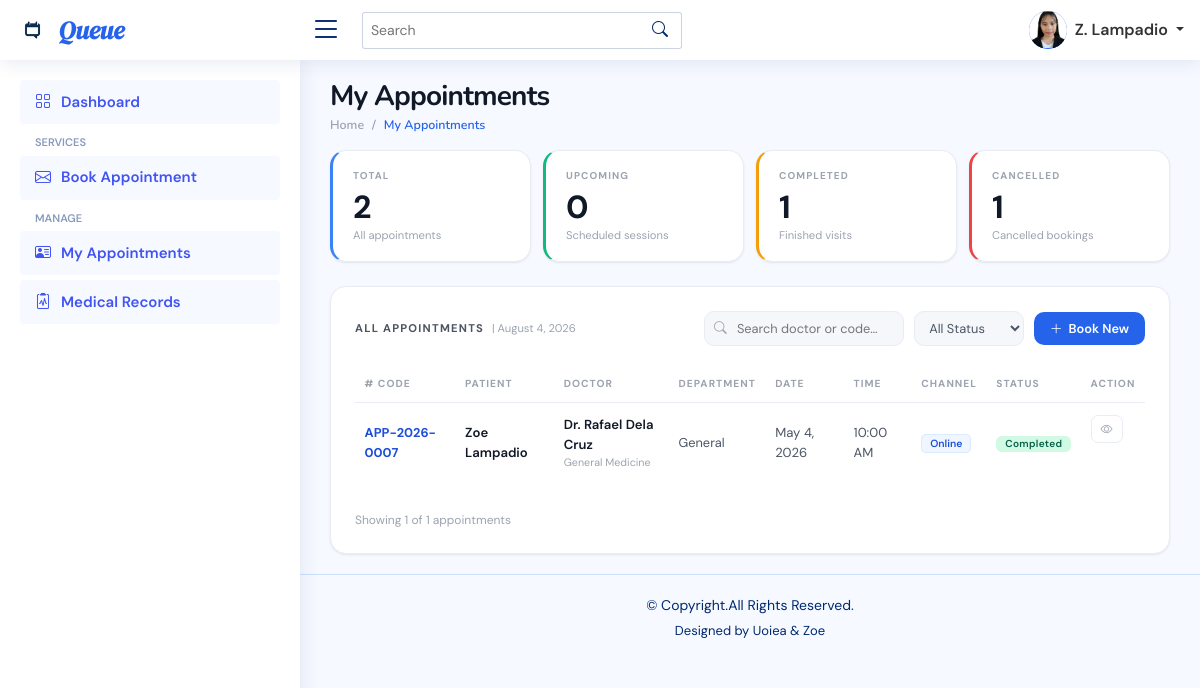
Page /public/user/myAppointment.php (signed in) on the committed database.
### tables this page shows
CREATE TABLE `appointments` (
  `id` int(11) NOT NULL,
  `appointmentCode` varchar(20) NOT NULL,
  `patientId` int(11) DEFAULT NULL,
  `doctorId` int(11) DEFAULT NULL,
  `appointmentDate` date NOT NULL,
  `appointmentTime` time NOT NULL,
  `channel` enum('Walk-in','Online','Phone','Referral','Follow-up') NOT NULL DEFAULT 'Walk-in',
  `status` enum('Pending','In Progress','Completed','Cancelled') NOT NULL DEFAULT 'Pending',
  `remarks` text DEFAULT NULL,
  `address` text DEFAULT NULL,
  `bookedByUserId` int(11) DEFAULT NULL,
  `createdAt` timestamp NOT NULL DEFAULT current_timestamp(),
  `updatedAt` timestamp NOT NULL DEFAULT current_timestamp() ON UPDATE current_timestamp()
);

CREATE TABLE `doctors` (
  `id` int(11) NOT NULL,
  `doctorCode` varchar(20) DEFAULT NULL,
  `firstName` varchar(100) NOT NULL,
  `middleName` varchar(100) DEFAULT NULL,
  `lastName` varchar(100) NOT NULL,
  `gender` enum('Male','Female','Other') DEFAULT NULL,
  `dateOfBirth` date DEFAULT NULL,
  `specialization` varchar(100) DEFAULT NULL,
  `department` varchar(100) DEFAULT NULL,
  `contactNumber` varchar(20) DEFAULT NULL,
  `emailAddress` varchar(150) DEFAULT NULL,
  `address` text DEFAULT NULL,
  `employmentStatus` enum('Active','Inactive') NOT NULL DEFAULT 'Active',
  `status` enum('On Duty','Break','Off Duty') NOT NULL DEFAULT 'Off Duty',
  `patientCapacity` int(11) DEFAULT 20,
  `photoUrl` varchar(255) DEFAULT NULL,
  `prcLicenseNo` varchar(50) DEFAULT NULL,
  `yearsOfExperience` int(11) DEFAULT 0,
  `createdAt` timestamp NOT NULL DEFAULT current_timestamp(),
  `updatedAt` timestamp NOT NULL DEFAULT current_timestamp() ON UPDATE current_timestamp(),
  `notes` text DEFAULT NULL
);

### app/controllers/userController.php (called while the page is built, shortened)
<?php
function getMyAppointmentsData($conn, $userId, $today)
{
    $stmt = $conn->prepare("SELECT COUNT(*) FROM appointments WHERE bookedByUserId=?");
    $stmt->bind_param('i', $userId);
    $stmt->execute();
    $statTotal = $stmt->get_result()->fetch_row()[0];
    $stmt = $conn->prepare("SELECT COUNT(*) FROM appointments WHERE bookedByUserId=? AND appointmentDate>=? AND status IN ('Pending','In Progress')");
    $stmt->bind_param('is', $userId, $today);
    $stmt->execute();
    $statUpcoming = $stmt->get_result()->fetch_row()[0];
    $stmt = $conn->prepare("SELECT COUNT(*) FROM appointments WHERE bookedByUserId=? AND status='Completed'");
    $stmt->bind_param('i', $userId);
    $stmt->execute();
    $statCompleted = $stmt->get_result()->fetch_row()[0];
    $stmt = $conn->prepare("SELECT COUNT(*) FROM appointments WHERE bookedByUserId=? AND status='Cancelled'");
    $stmt->bind_param('i', $userId);
    $stmt->execute();
    $statCancelled = $stmt->get_result()->fetch_row()[0];
    $appointments  = $conn->query("
        SELECT a.*,
               CONCAT('Dr. ',d.firstName,' ',d.lastName) AS doctorName,
               d.specialization, d.department,
               CONCAT(p.firstName,' ',p.lastName) AS patientName
        FROM appointments a
        JOIN doctors d ON d.id = a.doctorId
        JOIN patients p ON p.id = a.patientId
        WHERE a.bookedByUserId = $userId
        ORDER BY a.appointmentDate DESC, a.appointmentTime DESC
    ")->fetch_all(MYSQLI_ASSOC);
    return compact('statTotal', 'statUpcoming', 'statCompleted', 'statCancelled', 'appointments');
}

### public/user/myAppointment.php (the view, shortened to what this page needs)
<?php
require_once('../../app/middleware/user.php');
require_once('../../app/controllers/userController.php');
$userId = $_SESSION['user_id'];
$today        = date('Y-m-d');
$data = getMyAppointmentsData($conn, $userId, $today);
extract($data);
include('./includes/header.php');
include('./includes/topbar.php');
include('./includes/sidebar.php');
?>
<div class="pagetitle">
    <h1>My Appointments</h1>
    <nav>
        <ol class="breadcrumb">
            <li class="breadcrumb-item"><a href="index">Home</a></li>
            <li class="breadcrumb-item active">My Appointments</li>
        </ol>
    </nav>
</div>
<section class="section page-myappt">
    <div class="stat-strip">
        <a href="myAppointment" class="stat-card">
            <div class="sc-label">Total</div>
            <div class="sc-num"><?= $statTotal ?></div>
            <div class="sc-sub">All appointments</div>
        </a>
        <a href="my_appointment?status=upcoming" class="stat-card">
            <div class="sc-label">Upcoming</div>
            <div class="sc-num"><?= $statUpcoming ?></div>
            <div class="sc-sub">Scheduled sessions</div>
        </a>
        <a href="my_appointment?status=Completed" class="stat-card">
            <div class="sc-label">Completed</div>
            <div class="sc-num"><?= $statCompleted ?></div>
            <div class="sc-sub">Finished visits</div>
        </a>
        <a href="my_appointment?status=Cancelled" class="stat-card">
            <div class="sc-label">Cancelled</div>
            <div class="sc-num"><?= $statCancelled ?></div>
            <div class="sc-sub">Cancelled bookings</div>
        </a>
    </div>
    <div class="main-card">
        <div class="table-toolbar">
            <h5>All Appointments <span>| <?= date('F j, Y') ?></span></h5>
            <div class="search-box">
                <input type="text" id="apptSearch" placeholder="Search doctor or code…" oninput="filterTable()">
            </div>
            <select class="filter-select" id="statusFilter" onchange="filterTable()">
                <option value="">All Status</option>
            </select>
            <a href="bookAppointment" class="btn-book"><i class="bi bi-plus-lg"></i> Book New</a>
        </div>
        <div style="overflow-x:auto">
            <table class="table" id="apptTable">
                <thead>
                    <tr>
                        <th># Code</th>
                        <th>Patient</th>
                        <th>Doctor</th>
                        <th>Department</th>
                        <th>Date</th>
                        <th>Time</th>
                        <th>Channel</th>
                        <th>Status</th>
                        <th>Action</th>
                    </tr>
                </thead>
                <tbody id="apptTbody">
                    <?php if (empty($appointments)): ?>
                        <tr>
                            <td colspan="9">
                                <div class="empty-state">
                                    <i class="bi bi-calendar-x"></i>
                                    <p>No appointments found.<br>
                                        <a href="bookAppointment" style="color:var(--blue-600);font-weight:600">Book your first appointment →</a>
                                    </p>
                                </div>
                            </td>
                        </tr>
                    <?php else: ?>
                        <?php foreach ($appointments as $appt):
                            $statusMap = ['Completed' => 'bg-success', 'In Progress' => 'bg-info', 'Pending' => 'bg-warning', 'Cancelled' => 'bg-danger'];
                            $sCls = $statusMap[$appt['status']] ?? 'bg-secondary';
                            $isUpcoming = $appt['appointmentDate'] >= $today && in_array($appt['status'], ['Pending', 'In Progress']);
                        ?>
                            <tr data-code="<?= strtolower($appt['appointmentCode']) ?>"
                                data-doctor="<?= strtolower($appt['doctorName']) ?>"
                                data-status="<?= $appt['status'] ?>"
                                data-upcoming="<?= $isUpcoming ? '1' : '0' ?>">
                                <td><span class="appt-code"><?= htmlspecialchars($appt['appointmentCode']) ?></span></td>
                                <td style="font-size:.82rem;font-weight:600;color:var(--text-dark)"><?= htmlspecialchars($appt['patientName']) ?></td>
                                <td>
                                    <div class="doc-name"><?= htmlspecialchars($appt['doctorName']) ?></div>
                                    <div class="doc-spec"><?= htmlspecialchars($appt['specialization']) ?></div>
                                </td>
                                <td style="font-size:.8rem"><?= htmlspecialchars($appt['department'] ?? '—') ?></td>
                                <td style="font-size:.82rem"><?= date('M j, Y', strtotime($appt['appointmentDate'])) ?></td>
                                <td style="font-size:.82rem"><?= date('g:i A', strtotime($appt['appointmentTime'])) ?></td>
                                <td><span class="channel-chip"><?= htmlspecialchars($appt['channel']) ?></span></td>
                                <td><span class="badge <?= $sCls ?>">
                                        <?= $appt['status'] === 'Pending' ? 'Upcoming' : htmlspecialchars($appt['status']) ?>
                                    </span></td>
                                <td style="display:flex;gap:5px;align-items:center;">
                                    <button class="btn-act" onclick="openViewAppt(
        '<?= htmlspecialchars($appt['appointmentCode']) ?>',
        '<?= htmlspecialchars($appt['doctorName']) ?>',
        '<?= htmlspecialchars($appt['specialization']) ?>',
        '<?= htmlspecialchars($appt['department'] ?? '—') ?>',
        '<?= date('F j, Y', strtotime($appt['appointmentDate'])) ?>',
        '<?= date('g:i A', strtotime($appt['appointmentTime'])) ?>',
        '<?= htmlspecialchars($appt['status']) ?>',
        '<?= htmlspecialchars($appt['channel']) ?>'
    )"><i class="bi bi-eye"></i></button>
                                </td>
                            </tr>
                        <?php endforeach; ?>
                    <?php endif; ?>
                </tbody>
            </table>
        </div>
        <div style="margin-top:.75rem;font-size:.75rem;color:var(--text-muted)" id="tableInfo"></div>
    </div>
</section>
<?php include('./includes/footer.php'); ?>

### public/assets/css/style.css (style rules this page uses)
:root { scroll-behavior: smooth; }
a { color: #4154f1; text-decoration: none; }
h1, h2, h3, h4, h5, h6 { font-family: "Nunito", sans-serif; }
.pagetitle { margin-bottom: 10px; }
.pagetitle h1 { font-size: 24px; margin-bottom: 0; font-weight: 600; color: #012970; }
.breadcrumb { font-size: 14px; font-family: "Nunito", sans-serif; color: #899bbd; font-weight: 600; }
.breadcrumb a { color: #899bbd; transition: 0.3s; }
.breadcrumb .breadcrumb-item::before { color: #899bbd; }
.breadcrumb .active { color: #51678f; font-weight: 600; }

### rows in the picture
appointments: appointmentCode "APP-2026-0007", patientName "Zoe Lampadio", doctorName "Dr. Rafael Dela Cruz", doctorId.specialization "General Medicine", doctorId.department "General", appointmentDate "May 4, 2026", appointmentTime "10:00 AM", channel "Online", status "Completed"

### other values in the picture
$shortName "Z. Lampadio"
$statTotal "2"
$statUpcoming "0"
$statCompleted "1"
$statCancelled "1"
